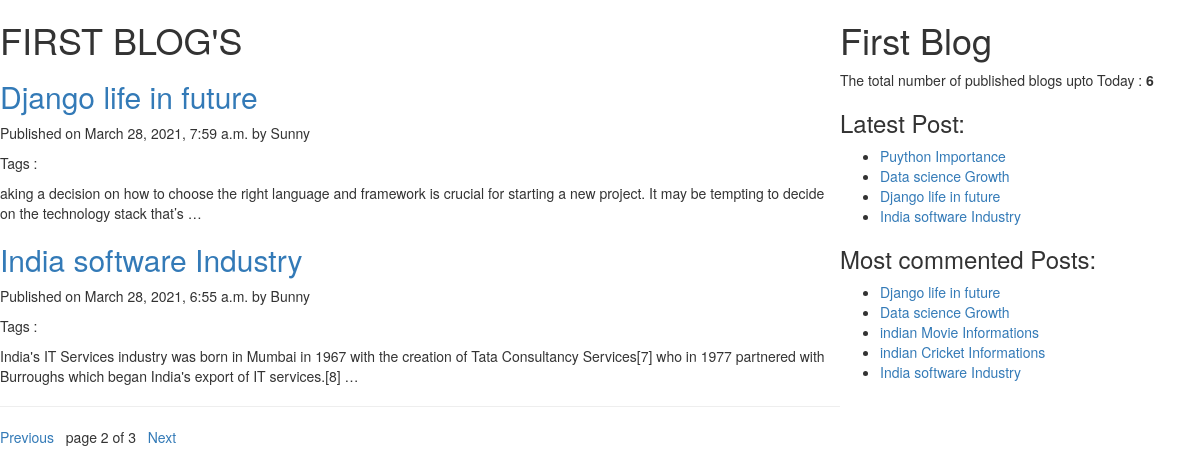
Before: /?page=2 with the older database file.
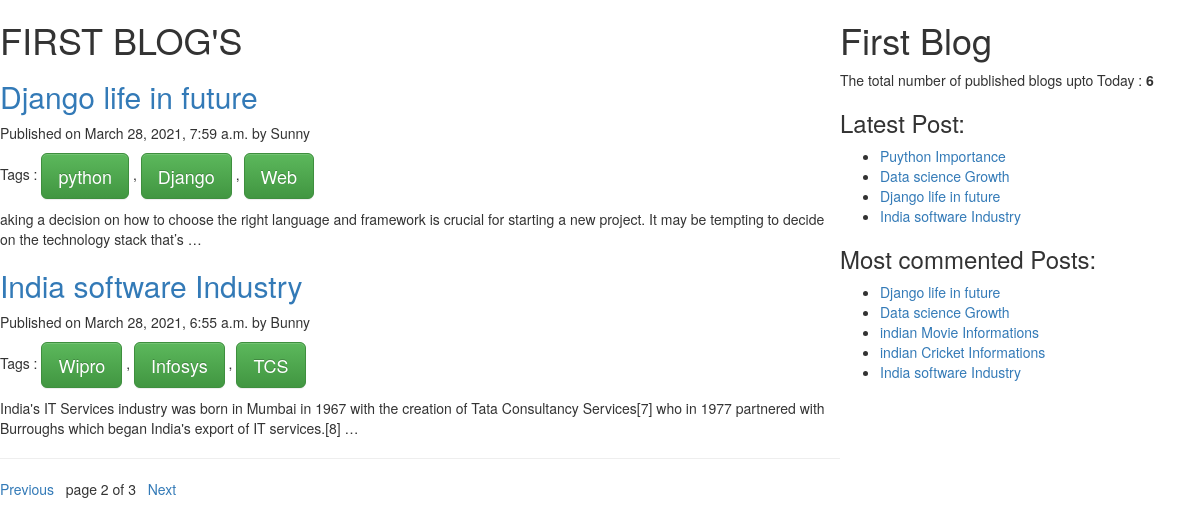
After: the same page with the newer database file.
### BlogApp/models.py (models this page shows, shortened)
class Post(models.Model):
    STATUS_CHOICE=(('draft',"Draft"),('published','Published'))
    title = models.CharField(max_length=256)
    slug= models.SlugField(max_length=164,unique_for_date='publish')
    author=models.ForeignKey(User, related_name="blog_post", on_delete=models.CASCADE)
    body= models.TextField()
    publish= models.DateTimeField(default=timezone.now)
    created=models.DateTimeField(auto_now_add=True)
    updated=models.DateTimeField(auto_now=True)
    status=models.CharField(max_length=10,choices=STATUS_CHOICE , default='draft')
    objects = CustomManager()  # Added in the class of model created (published post show )
    tags = TaggableManager()
    class Meta:
        ordering=('-publish',)
    def get_absolute_url(self) :
        return reverse('post_detail',args=[self.publish.year,self.publish.strftime('%m'),self.publish.strftime('%d'),self.slug])

### BlogApp/views.py (the view)
# urls.py: path('', views.post_list_view),
def post_list_view(request,tag_slug=None):
    post_list=Post.objects.all()
    tag=None
    if tag_slug:
        tag=get_object_or_404(Tag,slug=tag_slug)
        post_list=post_list.filter(tags__in=[tag])
    paginator=Paginator(post_list,2) # Paginator how many post you want to show per page  "next & Previous"
    page_number=request.GET.get('page')
    try:
        post_list=paginator.page(page_number)
    except PageNotAnInteger:
        post_list=paginator.page(1)
    except EmptyPage:
        post_list=paginator.page(paginator.num_pages)
    return render(request,'BlogApp/post_list.html',{'post_list':post_list})

### BlogApp/models.py (called while the page is built)
    def get_queryset(self):
        return super().get_queryset().filter(status='published') # use of this class it will show only Published Post

### BlogApp/templatetags/BlogApp_tags.py (called while the page is built)
@register.simple_tag(name="my_tag")  # the usage of simple_tag to return number of post published
def total_posts():
    return Post.objects.count()

@register.inclusion_tag('BlogApp/latest_posts123.html')  # usage of inclusion_tag to dispaly Latest Posts
def show_latest_posts(count=3): # you can write how many post you want
    latest_posts =Post.objects.order_by('-publish')[:count]  # Most recent Three [:3] or [:count] whtaever post you want to show
    return {'latest_posts':latest_posts}

@register.simple_tag
def get_most_commented_posts(count=5):
    return Post.objects.annotate(total_comments=Count('comments')).order_by('-total_comments')[:count]   # ('-total_commments')"-" minus here top most comment then after that and then

### templates/BlogApp/post_list.html (shortened to what this page needs)
{% extends 'BlogApp/base.html' %}
    {% block content %}
      <h1 >FIRST BLOG'S</h1>
      {% for post in post_list %}
      <a href="{{post.get_absolute_url}}"><h2> {{post.title}}</h2></a>
      <p id='date'>Published on {{post.publish}} by {{post.author|title}}</p>
      <p> Tags :
        {% for tag in post.tags.all %}
          <a href="{%url 'post_list_by_tag_name' tag.slug%}" class="btn btn-success btn-lg">{{tag.name}}</a>
          {%if not forloop.last%},{%endif%}
        {%endfor%}
      </p>
        {{post.body|truncatewords:30|linebreaks}}
      {% endfor %}
      <hr>
{%include 'BlogApp/paginator.html' with page=post_list%}
    {% endblock %}

### templates/BlogApp/base.html (shortened to what this page needs)
<!DOCTYPE html>{% load static %}
{% load BlogApp_tags %}
<html lang="en" dir="ltr">
  <head>
<link rel="stylesheet" href="https://maxcdn.bootstrapcdn.com/bootstrap/3.3.7/css/bootstrap.min.css">
<link rel="stylesheet" href="https://maxcdn.bootstrapcdn.com/bootstrap/3.3.7/css/bootstrap-theme.min.css">
<link rel="stylesheet" href="{% static 'css/post_list.css' %}">
  </head>
  <body>
    <div class="content">
      {%block content%}{%endblock%}
    </div>
    <div class="sidebar">
      <h1>First Blog</h1>
     <p>The total number of published  blogs upto Today : <span id='pcount'> {%  my_tag %} </span></p>
     <h3>Latest Post:</h3>{% show_latest_posts 4%}
     <h3>Most commented Posts:</h3>
     {% get_most_commented_posts as most_commented_posts %}
     <ul>
       {% for post in most_commented_posts %}
       <li><a href="{{post.get_absolute_url}}">{{post.title}}</a></li>
       {%endfor%}
     </ul>
    </div>
  </body>
</html>

### templates/BlogApp/latest_posts123.html (shortened to what this page needs)
<ul>
    {%for post in latest_posts %}
    <li><a href="{{post.get_absolute_url}}">{{post.title}}</a></li>
    {%endfor %}
</ul>

Changed rows visible on the page:
added Tag: name "python", shown under Post "Django life in future"
added Tag: name "Django", shown under Post "Django life in future"
added Tag: name "Web", shown under Post "Django life in future"
added Tag: name "Wipro", shown under Post "India software Industry"
added Tag: name "Infosys", shown under Post "India software Industry"
added Tag: name "TCS", shown under Post "India software Industry"
